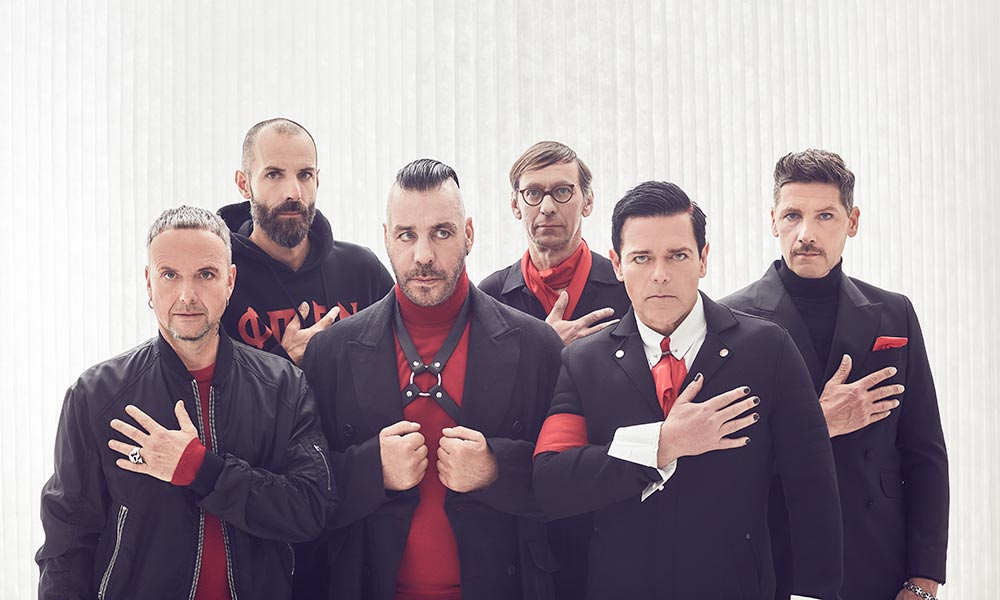
#> input picture Proiecte Python/detect_f/test.jpg, 1000 x 600 px
$ python detect_f.py
#> lines starting #> are read from the running program, lines starting #| are printed output that depends on the picture; after the words box and inside, x2 and y2 are one past the last pixel; in counts of white or black regions, pixels touching at a corner belong together
import cv2

# incarcam cascada
face_cascade = cv2.CascadeClassifier('haarcascade_frontalface_default.xml')
# incarcam imaginea
img = cv2.imread('test.jpg')
#> img is the input picture: shape (600, 1000, 3); mean B, G, R 157.7, 150.2, 162.2
# convertim imaginea in alb-negru
gray = cv2.cvtColor(img, cv2.COLOR_BGR2GRAY)
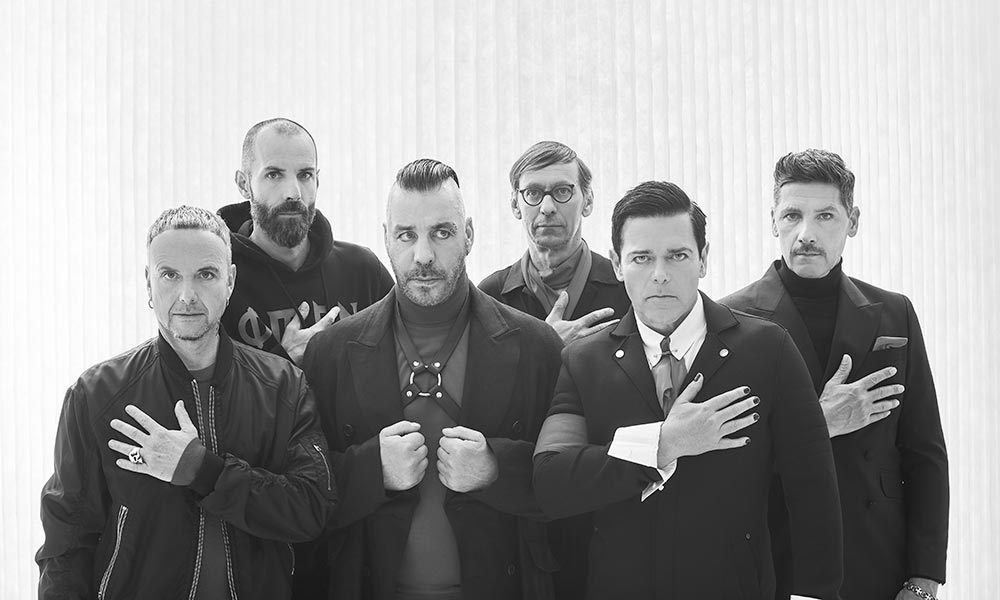
#> gray: shape (600, 1000); min 1, max 255, mean 154.7
# folosim cascada sa detectam fete
faces = face_cascade.detectMultiScale(gray, 1.11, 4)
#> faces = [[507, 161, 84, 84], [614, 221, 94, 94], [246, 141, 90, 90], [763, 179, 96, 96], [137, 239, 100, 100], [370, 192, 110, 110]]
# patrate pentru fiecare fata
for (x, y, w, h) in faces:
    cv2.rectangle(img, (x, y), (x+w, y+h), (0,0,228), 3)
#> this loop made 6 passes
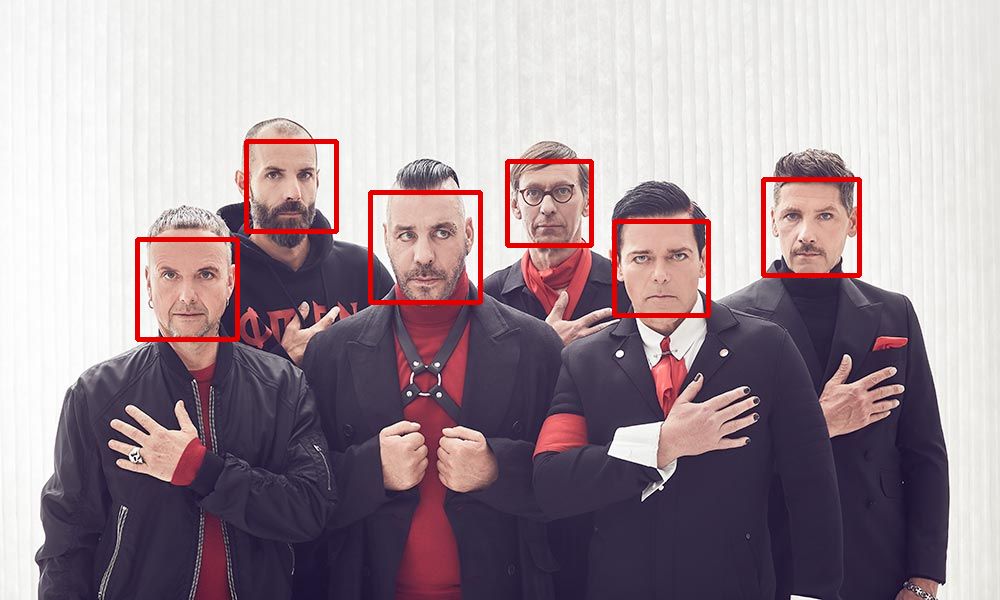
#> img: shape (600, 1000, 3); 1.9% of pixels changed, all inside (x1, y1, x2, y2) = (135, 139, 862, 342)
# imaginea cu partate
cv2.imshow('img', img)
cv2.waitKey()
